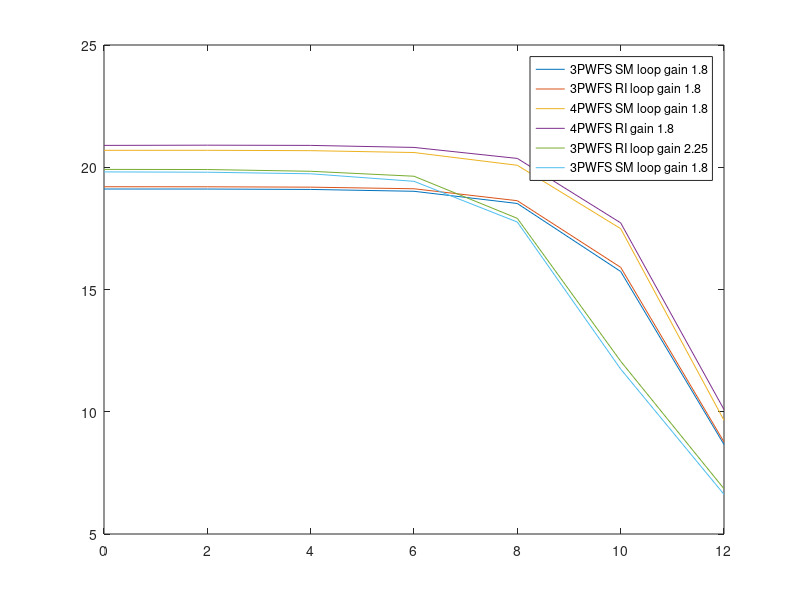

Recreate this plot in MATLAB. (Note: this script raises an error after producing the figure.)
%% Plot

x=[0,2,4,6,8,10,12];

%% 3PWFS Gain 1.8
y3RI=[19.203, 19.201, 19.186, 19.12, 18.632, 15.906, 8.764];

y3SM=[19.11, 19.109, 19.093, 19.017, 18.518, 15.737, 8.66];

%%  3PWFS Gain 2.25

y3SM2=[19.81, 19.797, 19.733, 19.425, 17.759, 11.746, 6.622];
y3RI2=[19.912, 19.907, 19.835, 19.633, 17.91, 12.067, 6.851];

%% 4PWFS Gain 1.8

y4RI=[ 20.894, 20.903, 20.894, 20.811,20.361, 17.726, 10.09];
y4SM=[ 20.693, 20.693, 20.679, 20.602, 20.08, 17.489, 9.65];

%%

figure; plot(x,y3SM); hold on;  
plot(x,y3RI);
plot(x, y4SM);
plot(x, y4RI);
plot(x, y3RI2);
plot(x, y3SM2);
l=legend('3PWFS SM loop gain 1.8', '3PWFS RI loop gain 1.8', '4PWFS SM loop gain 1.8', '4PWFS RI gain 1.8', '3PWFS RI loop gain 2.25', '3PWFS SM loop gain 1.8');
l.FontSize=20;
ylabel('Strehl Ratio', 'FontSize', 20)
xlabel('Guide Star Magnitude', 'FontSize', 20)




